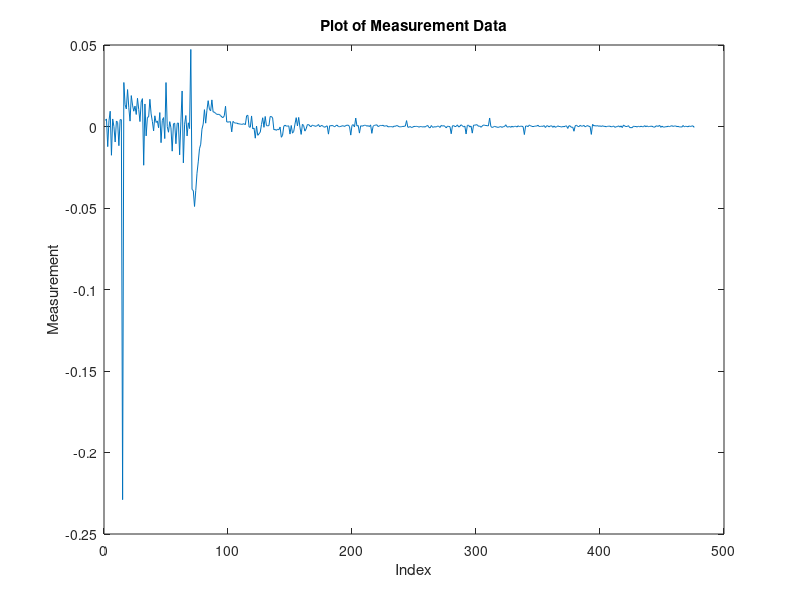

MATLAB code for this plot:
data = [0.003733
0.004636
-0.012336
0.003476
0.009369
-0.017640
0.004632
-0.000043
-0.009510
0.003305
0.002575
-0.011777
0.004222
0.004190
-0.228935
0.026996
0.013392
0.010779
0.022666
0.011511
0.003303
0.018968
0.013118
0.009383
0.012531
0.007383
0.017334
0.010502
0.003027
0.015099
0.017100
-0.023755
0.013824
-0.005761
0.005667
0.005834
0.016695
0.007699
0.003123
-0.002682
0.006568
0.002463
0.003435
-0.000761
0.008549
-0.009926
0.003744
0.005482
-0.007397
0.026965
-0.000040
-0.003515
0.002973
-0.000799
-0.015123
0.001634
0.002076
-0.010584
0.001908
0.002181
-0.017373
0.002797
0.021797
-0.022318
0.001428
0.006745
-0.005806
0.002279
-0.001277
0.047274
-0.038622
-0.039272
-0.049063
-0.039319
-0.028646
-0.021708
-0.013674
-0.010848
-0.001648
0.001524
0.010342
0.002043
0.009977
0.015850
0.010675
0.009596
0.016331
0.008870
0.008881
0.008030
0.007444
0.007477
0.007425
0.006680
0.005873
0.005443
0.006591
0.012439
0.002765
0.002768
0.002777
0.002991
-0.003292
0.003129
0.002419
0.002036
0.002166
0.001690
0.001652
0.001484
0.001299
0.001522
0.001684
0.001097
0.006582
0.006910
-0.000293
-0.000450
0.006474
-0.001501
-0.000923
-0.007166
0.000286
-0.005406
-0.004459
-0.003517
0.001228
0.005366
-0.000496
0.006162
0.000530
0.000463
0.000511
0.006104
0.006154
0.005222
-0.002047
-0.001782
-0.002362
-0.001651
-0.002030
-0.000306
-0.006607
-0.005355
0.000228
0.000764
0.000245
0.000245
0.000406
-0.004651
0.000626
-0.004083
-0.002986
0.001455
0.005423
0.000326
0.005575
-0.000342
-0.004848
0.001345
0.000590
-0.002844
-0.001450
0.001143
0.001196
0.000298
-0.000119
0.000900
0.000558
0.000243
0.000153
0.000521
0.001209
-0.000205
0.000483
0.000599
-0.000112
-0.000474
0.000048
0.000401
-0.004682
0.000489
0.000396
0.000669
0.000329
-0.000210
0.000566
0.000844
-0.000017
-0.000139
0.000096
0.000384
0.000455
0.000000
0.000640
0.000771
0.000829
-0.000030
-0.005277
0.000728
0.001136
-0.000305
0.005187
0.000264
0.000666
-0.004045
0.000443
0.000219
0.000430
0.000768
0.000732
0.000183
0.000542
-0.000064
0.000990
-0.004195
0.000156
0.000654
0.000863
0.001061
-0.000024
0.000312
0.000653
0.000545
0.000760
0.000169
0.000357
0.000545
-0.000190
-0.000120
-0.000073
-0.000068
-0.000391
0.000280
0.000082
0.000627
0.000321
-0.000139
-0.000200
-0.000096
0.000053
0.000091
0.000275
0.003615
-0.000414
-0.000417
0.000013
-0.000670
-0.000315
0.000064
0.000017
0.000083
-0.000016
-0.000414
-0.000054
-0.000041
-0.000341
-0.000077
-0.000351
0.000306
0.000661
-0.000512
-0.000862
0.000603
-0.000503
-0.000235
-0.000182
-0.000235
0.000273
0.000060
-0.000573
0.000685
0.000251
0.000523
0.000034
-0.000859
0.000269
-0.000020
-0.000058
-0.004447
0.000429
0.000556
-0.000075
0.000102
0.000997
-0.000331
0.000119
0.001074
0.000489
-0.000272
0.000225
-0.004579
0.000672
0.000843
-0.000354
0.000307
-0.004067
0.000812
0.000811
0.001024
0.001037
0.000106
0.000323
-0.000493
0.000251
0.000953
0.000704
0.000606
0.000533
0.000377
0.005221
-0.000058
-0.000561
-0.000336
0.000106
-0.000201
-0.000336
-0.000585
-0.000155
-0.000069
-0.000553
-0.000082
-0.000046
0.001069
-0.000254
-0.000300
0.000018
-0.000491
0.000141
-0.000342
0.000028
0.000192
-0.000333
0.000442
-0.000057
0.000166
0.000192
-0.000141
-0.004939
0.000294
0.000368
-0.000092
0.000954
0.000445
0.000087
-0.000059
0.000091
0.000262
0.000265
0.000751
-0.000018
0.000042
0.000201
0.000084
0.000540
-0.000611
0.000454
0.000344
-0.000252
0.000370
0.000430
-0.000513
0.000333
-0.000500
-0.000134
0.000395
0.000001
-0.000002
-0.000376
0.000051
-0.000153
0.000218
0.000412
-0.001194
0.000490
0.000307
-0.000560
-0.000368
-0.002904
0.000426
0.000843
0.000059
-0.000067
0.000710
0.000173
0.000239
0.000688
-0.000183
0.000189
0.000611
0.000028
0.000090
-0.004851
0.001337
0.000393
0.000554
0.000255
0.000561
0.000094
0.000446
-0.000020
0.000484
0.000048
0.000139
-0.000202
0.000112
0.000178
0.000218
-0.000190
-0.000046
0.000332
-0.000502
-0.000161
-0.000066
0.000419
-0.000362
0.000386
-0.000656
0.000942
0.000213
0.000007
0.000017
0.000509
-0.000717
-0.000657
-0.000740
0.000246
-0.000036
0.000021
-0.000294
0.000165
-0.000232
0.000198
-0.000094
-0.000167
0.000524
-0.000148
0.000390
-0.000147
0.000028
0.000165
0.000163
-0.000263
-0.000463
0.000235
0.000399
0.000019
0.000821
-0.000498
0.000201
-0.000334
-0.000375
-0.000062
-0.000155
0.000232
-0.000076
0.000255
0.000491
0.000040
0.000300
0.000350
-0.000097
0.000106
-0.000264
-0.000211
-0.000367
0.000628
-0.000198
0.000182
-0.000019
-0.000140
0.000338
-0.000001
0.000299
0.000363
-0.000544];

plot(data);
xlabel('Index');
ylabel('Measurement');
title('Plot of Measurement Data');
